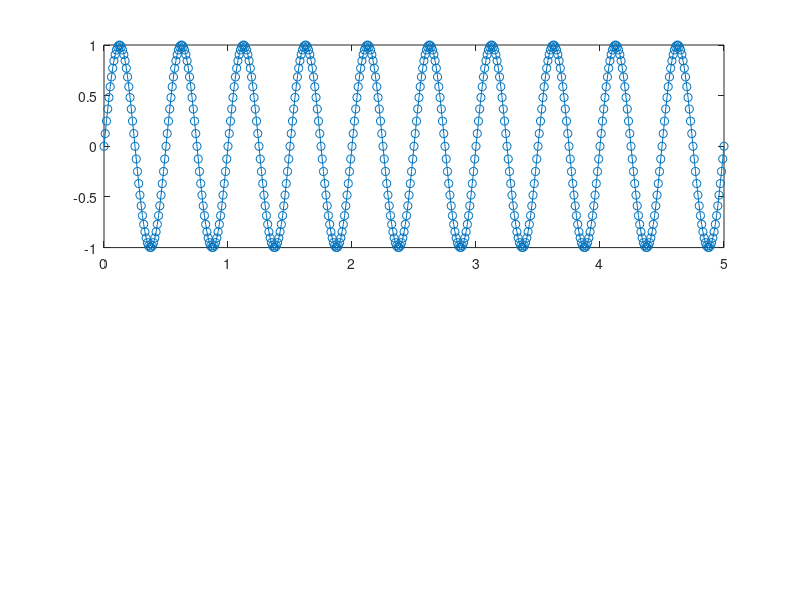

Recreate this plot in MATLAB. (Note: this script raises an error after producing the figure.)
% Font: https://stackoverflow.com/questions/64962073/how-to-create-a-sinusoidal-pattern-in-matlab

%% Setting Number of Sample Points to Fit Sinusoidal Cycles
% Aliasing Preface: 
% https://en.wikipedia.org/wiki/Aliasing - what is aliasing 
clc, clear, close all

%Plot 1
Sampling_Frequency = 100; %Sampling frequency
Sampling_Period = 1/Sampling_Frequency;

Start_Time = 0;
End_Time = 5;
t = (Start_Time: Sampling_Period: End_Time);

f = 2; %Frequency of sinusoid
y = sin(2*pi*f*t);
subplot(2,1,1); plot(t,y,'-o');
title("Sinusoid Sampled at: " + num2str(Sampling_Frequency));
xlabel("t"); ylabel("Amplitude");
axis([Start_Time End_Time -1.2 1.2]);

%Plot 2
Sampling_Frequency = 9; %Sampling frequency
Sampling_Period = 1/Sampling_Frequency;

Start_Time = 0;
End_Time = 5;
t = (Start_Time: Sampling_Period: End_Time);


f = 2; %Frequency of sinusoid
y = sin(2*pi*f*t);
subplot(2,1,2); plot(t,y,'-o');
title("Sinusoid Sampled at: " + num2str(Sampling_Frequency));
xlabel("t"); ylabel("Amplitude");
axis([Start_Time End_Time -1.2 1.2]);

%% Test with other frequencies
clc, clear, close all

f1 = 110; 
f2 = 140;

Number_Of_Samples = 5000*pi*480;
x = linspace(0,pi*480, Number_Of_Samples);

Z1 = 0;
Z2 = 2*pi*1/3;
Z3 = 2*pi*2/3;

im1 = 127 + 127*cos(2*pi*f1*x + Z1);
im2 = 127 + 127*cos(2*pi*f1*x + Z2);
im3 = 127 + 127*cos(2*pi*f1*x + Z3);
im4 = 127 + 127*cos(2*pi*f2*x + Z1);
im5 = 127 + 127*cos(2*pi*f2*x + Z2);
im6 = 127 + 127*cos(2*pi*f2*x + Z3);

clf;
plot(im1);   
hold on
plot(im2);   
plot(im3);   
plot(im4);   
plot(im5);   
plot(im6);   
xlim([0 1000]);

%% Plotting with Respect to Another Variable - time
clc, clear, close all

%******************************************************
%PARAMETERS THAT CAN BE CHANGED
%******************************************************
f = 10; %Frequency of sinusoid
Sampling_Frequency = 1000; %Sampling frequency
Start_Time = 0;
End_Time = 5;
%******************************************************

Sampling_Period = 1/Sampling_Frequency;
t = (Start_Time: Sampling_Period: End_Time);
y = sin(2*pi*f*t);
subplot(2,1,1); plot(t,y,'-o');
title("Sinusoid Sampled at: " + num2str(Sampling_Frequency) + "Hz");
xlabel("t"); ylabel("Amplitude");
axis([Start_Time End_Time -1.2 1.2]);

Image_Height = 480;
im1 = repmat(y,Image_Height,1);
im2 = imresize(im1, [480 640]);
subplot(2,1,2); imshow(im2);
title("Resized Image to be 480px by 640px");
xlabel("Width: 640px"); ylabel("Height: 480px");

% pixel_values = impixel

mask = im2 < 0;
figure
subplot(2,1,1)
imshow(im2)
subplot(2,1,2)
imshow(mask)

%% Using the Number of Cycles to Simulate Sinusoids Frequency
clc, clear, close all

Number_Of_Cycles = 50;
f = 1; 
Sampling_Frequency = 1000;
Start_Time = 0;
End_Time = Number_Of_Cycles*1/f;
Sampling_Period = 1/Sampling_Frequency;
t = (Start_Time: Sampling_Period: End_Time);
y = cos(2*pi*f*t);
Image_Height = 480;
im1 = repmat(y,Image_Height,1);
im1 = imresize(im1, [480 640]);
subplot(2,3,1); imshow(im1);
title(num2str(Number_Of_Cycles) + " Cycles in Image");


%Main parameter to adjust
Number_Of_Cycles = 100;
End_Time = Number_Of_Cycles*1/f;
Sampling_Period = 1/Sampling_Frequency;
t = (Start_Time: Sampling_Period: End_Time);
y = cos(2*pi*f*t);
im2 = repmat(y,Image_Height,1);
im2 = imresize(im2, [480 640]);
subplot(2,3,2); imshow(im2);
title(num2str(Number_Of_Cycles) + " Cycles in Image");


%Main parameter to adjust%
Number_Of_Cycles = 5;
End_Time = Number_Of_Cycles*1/f;
t = (Start_Time: Sampling_Period: End_Time);
y = cos(2*pi*f*t);
im3 = repmat(y,Image_Height,1);
im3 = imresize(im3, [480 640]);
subplot(2,3,3); imshow(im3);
title(num2str(Number_Of_Cycles) + " Cycles in Image");


%Main parameter to adjust%
Number_Of_Cycles = 10;
End_Time = Number_Of_Cycles*1/f;
t = (Start_Time: Sampling_Period: End_Time);
y = cos(2*pi*f*t);
im4 = repmat(y,Image_Height,1);
im4 = imresize(im4, [480 640]);
subplot(2,3,4); imshow(im4);
title(num2str(Number_Of_Cycles) + " Cycles in Image");


%Main parameter to adjust%
Number_Of_Cycles = 20;
End_Time = Number_Of_Cycles*1/f;
t = (Start_Time: Sampling_Period: End_Time);
y = cos(2*pi*f*t);
im5 = repmat(y,Image_Height,1);
im5 = imresize(im5, [480 640]);
subplot(2,3,5); imshow(im5);
title(num2str(Number_Of_Cycles) + " Cycles in Image");


%Main parameter to adjust%
Number_Of_Cycles = 80;
End_Time = Number_Of_Cycles*1/f;
t = (Start_Time: Sampling_Period: End_Time);
y = cos(2*pi*f*t);
im6 = repmat(y,Image_Height,1);
im6 = imresize(im6, [480 640]);
subplot(2,3,6); imshow(im6);
title(num2str(Number_Of_Cycles) + " Cycles in Image");